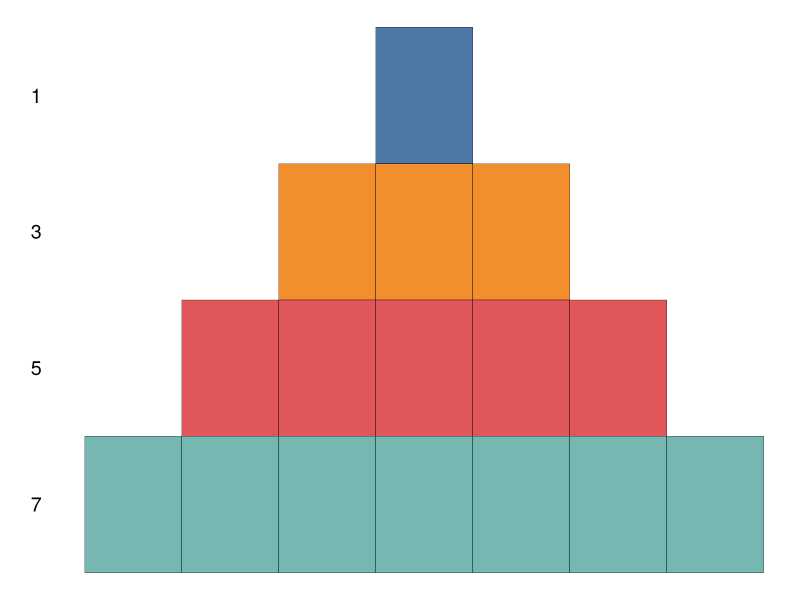
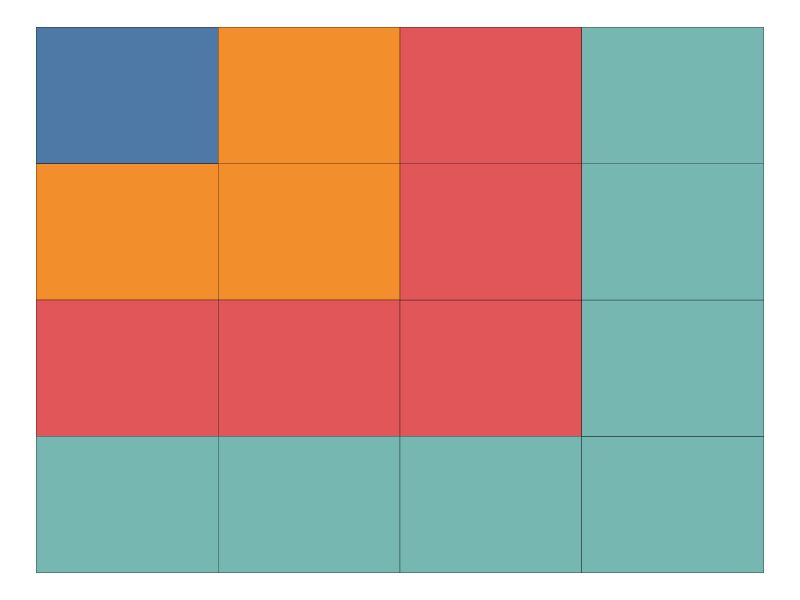
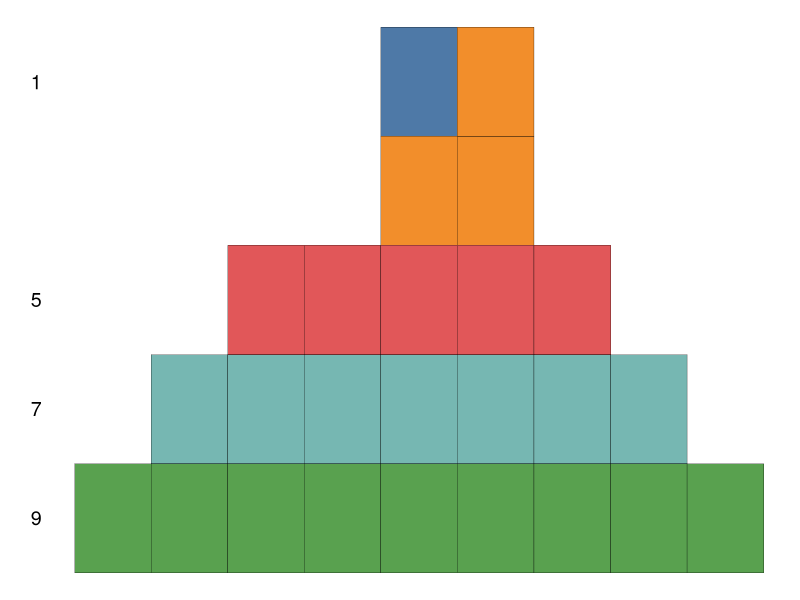

Reproduce these figures in R, in order. (Note: this script raises an error after producing the figures.)

library(ggplot2)
library(gganimate)
library(ggthemes)
library(dplyr)
library(transformr)

col_list = tableau_color_pal("Tableau 10")(10)

get_blocks = function(i, n, pickcol = col_list) {
  df = tibble(x = (n - i) + seq(1, 2 * i - 1), y = n - i + 1, type = paste0(i, "_1"), bcol = pickcol[i])
  df = df %>% mutate(xt = c(0, rep(NA, 2 *i - 2)), yt = c(n - i + 1, rep(NA, 2 * i - 2)), lbl = c(2*i - 1, rep(NA, 2 * i - 2)))
  return(df)
}

get_shifted_blocks = function(i, n, pickcol = col_list) {
  df = tibble(x = n - 1 + c(seq(1, i), rep(i, i - 1)), 
              y = c(rep(n - i + 1, i - 1), seq(n - i + 1, n)), type = paste0(i, "_1"), bcol = pickcol[i])
  df = df %>% mutate(xt = rep(NA, 2 *i - 1), yt = rep(NA, 2 * i - 1), lbl = rep(NA, 2 * i - 1))
  return(df)
}

df1 = bind_rows(get_blocks(1, 4), get_blocks(2, 4), get_blocks(3, 4), get_blocks(4, 4))
p = ggplot(df1) + geom_tile(aes(x = x, y = y, fill = bcol), color = "black")
p = p + geom_text(aes(x = xt, y = yt, label = lbl), parse = TRUE, fontface = "bold", size = 5)
p = p + scale_fill_identity()
p = p + theme_void()
p

df2 = bind_rows(get_shifted_blocks(1, 4), get_shifted_blocks(2, 4), 
                get_shifted_blocks(3, 4), get_shifted_blocks(4, 4))
p = ggplot(df2) + geom_tile(aes(x = x, y = y, fill = bcol), color = "black")
p = p + scale_fill_identity()
p = p + theme_void()
p

n = 5

df_animL = list()
df_anim = list()
dfL = list()
for(i in 1:n) {
  dfL[[i]] = get_blocks(i, n)
}
df_animL[[1]] = dfL
df_anim[[1]] = bind_rows(df_animL[[1]]) %>% mutate(state = 1)

for(i in 2:n) {
  tmp = df_animL[[i - 1]]
  tmp[[i]] = get_shifted_blocks(i, n)
  df_animL[[i]] = tmp
  df_anim[[i]] = bind_rows(df_animL[[i]]) %>% mutate(state = i)
}

df_anim_all = bind_rows(df_anim)

p = ggplot(df_anim_all %>% filter(state == 2)) + geom_tile(aes(x = x, y = y, fill = bcol), color = "black")
p = p + geom_text(aes(x = xt, y = yt, label = lbl), parse = TRUE, fontface = "bold", size = 5)
p = p + scale_fill_identity()
p = p + theme_void()
p

p = ggplot(df_anim_all) + geom_tile(aes(x = x, y = y, fill = bcol), color = "black")
p = p + geom_text(aes(x = xt, y = yt, label = lbl), parse = TRUE, fontface = "bold", size = 5)
p = p + scale_fill_identity()
p = p + theme_void()

anim = p + transition_states(state, transition_length = 2, state_length = 4)
animate(anim, renderer = gifski_renderer("sum_of_odds.gif"))
